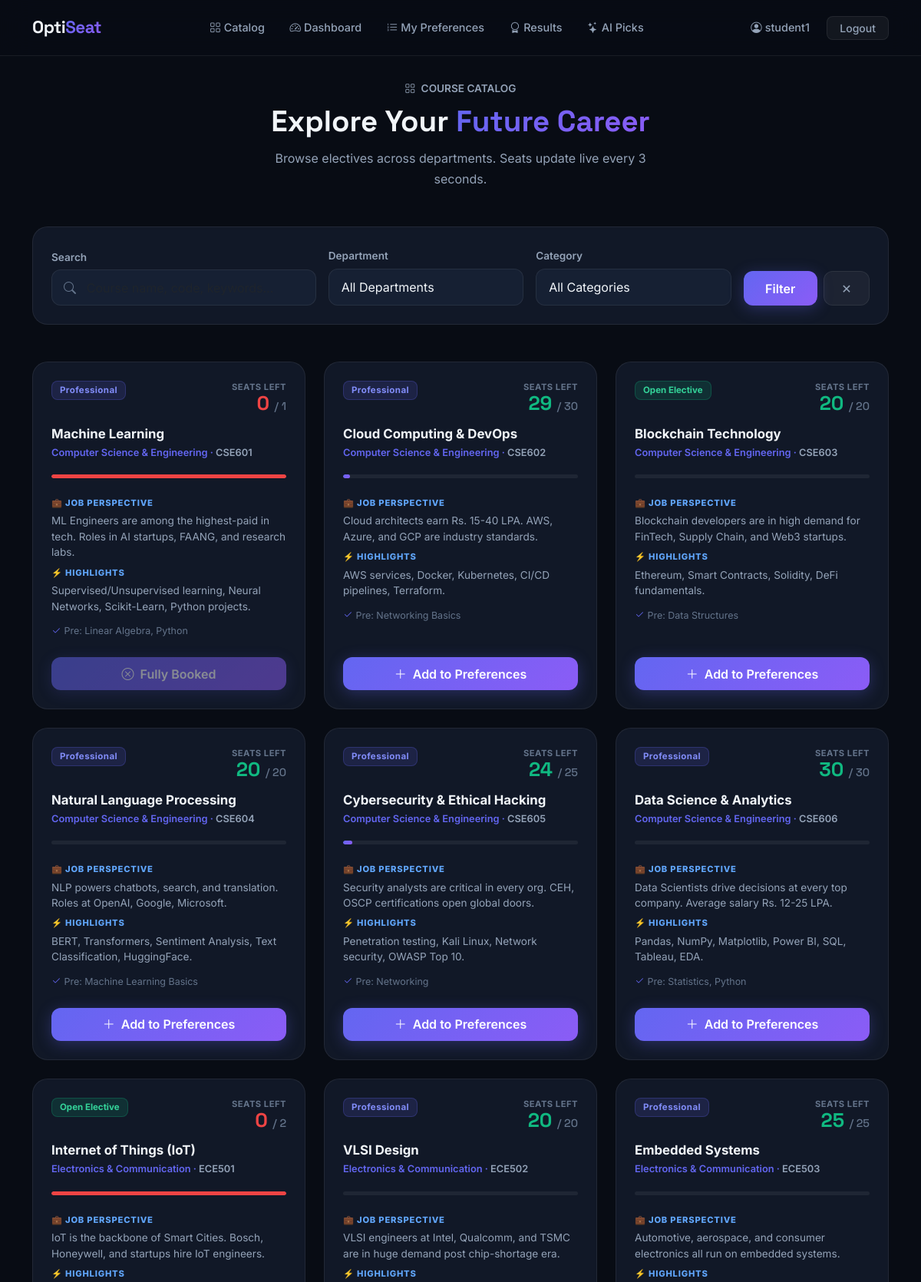
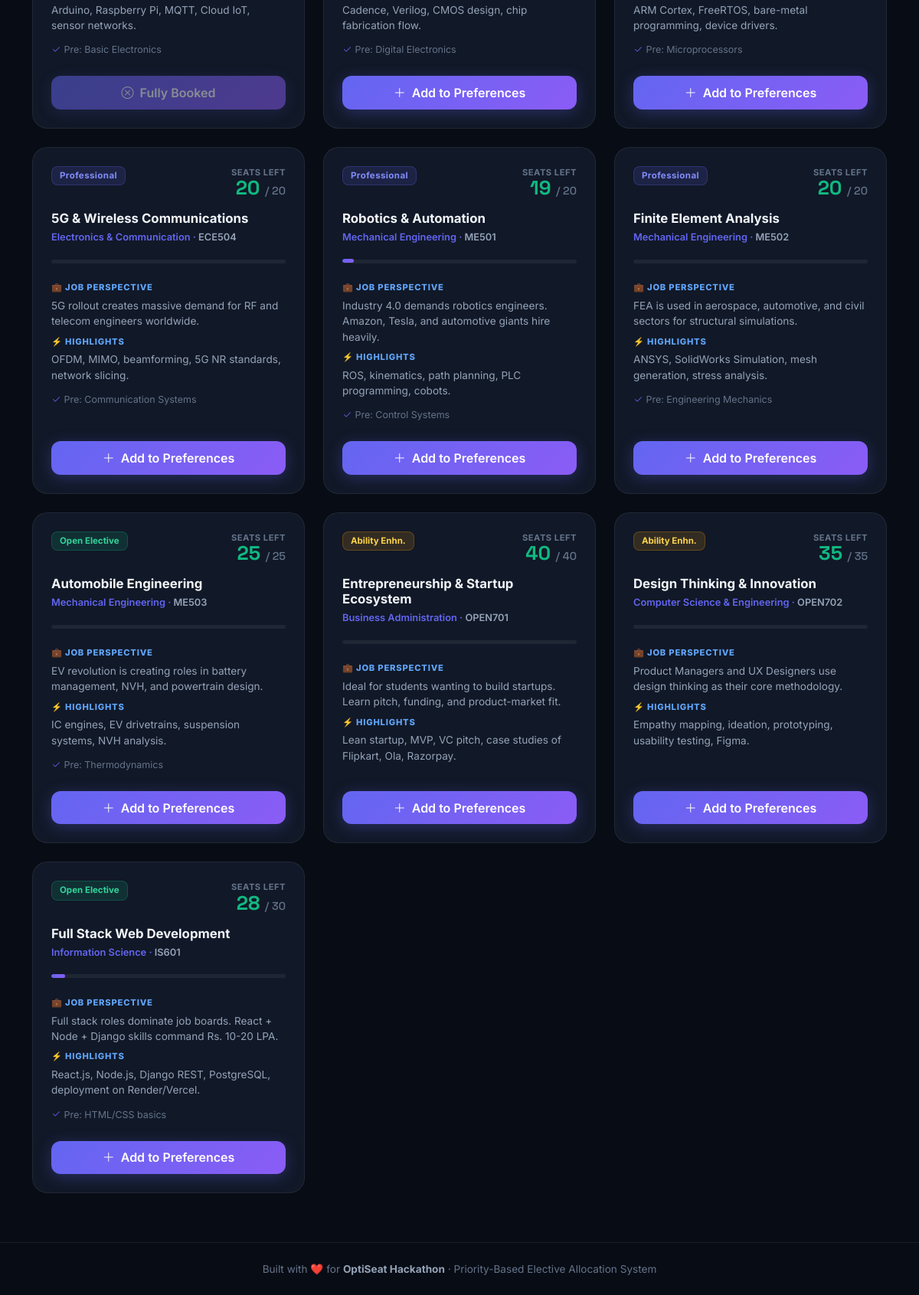
/catalog/ (signed in), run on the app's committed database (2 pictures, top to bottom).
### electives/models.py (models this page shows, shortened)
class Course(models.Model):
    name = models.CharField(max_length=200)
    code = models.CharField(max_length=20, unique=True)
    department = models.ForeignKey(Department, on_delete=models.CASCADE, related_name='courses')
    category = models.CharField(max_length=20, choices=CATEGORY_CHOICES)
    job_perspective = models.TextField()
    salient_features = models.TextField(blank=True)
    prerequisites = models.TextField(blank=True, default='None')
    is_open_elective = models.BooleanField(default=False)
    capacity = models.PositiveIntegerField(default=30)
    current_seats = models.PositiveIntegerField(default=0)
    @property
    def available_seats(self):
        return max(self.capacity - self.current_seats, 0)
    @property
    def fill_percentage(self):
        if self.capacity == 0:
            return 0
        return int((self.current_seats / self.capacity) * 100)

class Department(models.Model):
    name = models.CharField(max_length=100)
    code = models.CharField(max_length=10, unique=True)

### electives/views.py (the view)
# urls.py: path('catalog/',          views.catalog,             name='catalog'),
def catalog(request):
    courses   = Course.objects.select_related('department').all()
    cat_filter  = request.GET.get('category', '')
    dept_filter = request.GET.get('department', '')
    q_filter    = request.GET.get('q', '')
    if cat_filter:
        courses = courses.filter(category=cat_filter)
    if dept_filter:
        courses = courses.filter(department__code=dept_filter)
    if q_filter:
        courses = courses.filter(
            Q(name__icontains=q_filter) |
            Q(code__icontains=q_filter) |
            Q(job_perspective__icontains=q_filter)
        )
    student = get_student_or_none(request.user) if request.user.is_authenticated else None
    return render(request, 'electives/catalog.html', {
        'courses':      courses,
        'departments':  Department.objects.all(),
        'category_filter': cat_filter,
        'dept_filter':  dept_filter,
        'q_filter':     q_filter,
        'is_student':   student is not None,
    })

### electives/views.py (called while the page is built)
def get_student_or_none(user):
    try:
        return user.student
    except Exception:
        return None

### templates/electives/catalog.html (shortened to what this page needs)
{% extends 'base.html' %}
{% block content %}
<div class="container">
  <div class="text-center mb-5 fade-up">
    <div style="color:var(--muted2);font-size:.85rem;font-weight:600;margin-bottom:.6rem;"><i class="bi bi-grid me-1"></i> COURSE CATALOG</div>
    <h1 class="section-title" style="font-size:2.4rem;">Explore Your <span class="text-grad">Future Career</span></h1>
    <p style="color:var(--muted2);max-width:520px;margin:0 auto;margin-top:.7rem;line-height:1.7;">
      Browse electives across departments. Seats update live every 3 seconds.
    </p>
  </div>
  <div class="glass-card p-4 mb-5 fade-up delay-1">
    <form method="get" id="filterForm">
      <div class="row g-3 align-items-end">
        <div class="col-lg-4">
          <label class="form-label">Search</label>
          <div class="position-relative">
            <i class="bi bi-search position-absolute" style="left:1rem;top:50%;transform:translateY(-50%);color:var(--muted);"></i>
            <input type="text" name="q" value="{{ q_filter }}" class="form-control search-box" placeholder="Course name, code, keywords…">
          </div>
        </div>
        <div class="col-lg-3">
          <label class="form-label">Department</label>
          <select name="department" class="form-select">
            <option value="">All Departments</option>
          </select>
        </div>
        <div class="col-lg-3">
          <label class="form-label">Category</label>
          <select name="category" class="form-select">
            <option value="">All Categories</option>
          </select>
        </div>
        <div class="col-lg-2">
          <div class="d-flex gap-2">
            <button type="submit" class="btn btn-accent flex-grow-1">Filter</button>
            <a href="{% url 'catalog' %}" class="btn btn-ghost">✕</a>
          </div>
        </div>
      </div>
    </form>
  </div>
  <div class="row g-4" id="courseGrid">
    {% for course in courses %}
    <div class="col-md-6 col-xl-4 fade-up" style="animation-delay:{{ forloop.counter0 }}00ms;">
      <div class="glass-card p-4 h-100 d-flex flex-column">
        <div class="d-flex justify-content-between align-items-start mb-3">
          {% if course.category == 'PROFESSIONAL' %}
            <span class="badge-pro">Professional</span>
          {% elif course.category == 'OPEN' %}
            <span class="badge-open">Open Elective</span>
          {% else %}
            <span class="badge-ability">Ability Enhn.</span>
          {% endif %}
          <div class="text-end">
            <div style="color:var(--muted);font-size:.7rem;font-weight:700;text-transform:uppercase;letter-spacing:.5px;">Seats Left</div>
            <div style="font-family:'Space Grotesk',sans-serif;font-size:1.6rem;font-weight:800;line-height:1;">
              <span class="seat-counter {% if course.available_seats < 3 %}seat-low{% else %}seat-ok{% endif %}"
                    data-course-id="{{ course.id }}">{{ course.available_seats }}</span>
              <span style="font-size:.9rem;color:var(--muted);font-weight:500;">/ {{ course.capacity }}</span>
            </div>
          </div>
        </div>
        <h3 style="font-weight:700;font-size:1.05rem;margin-bottom:.3rem;">{{ course.name }}</h3>
        <div style="color:var(--accent);font-size:.8rem;font-weight:600;margin-bottom:1.2rem;">
          {{ course.department.name }} · <span style="color:var(--muted2);">{{ course.code }}</span>
        </div>
        <div class="progress mb-4" style="height:5px;">
          <div class="progress-bar-accent" style="width:{{ course.fill_percentage }}%;{% if course.available_seats == 0 %}background:var(--red)!important;{% endif %}"></div>
        </div>
        <div class="flex-grow-1">
          <div class="mb-2">
            <div style="color:#60A5FA;font-size:.7rem;font-weight:800;text-transform:uppercase;letter-spacing:.8px;margin-bottom:.3rem;">💼 Job Perspective</div>
            <p style="color:var(--muted2);font-size:.85rem;line-height:1.5;margin:0;">{{ course.job_perspective|truncatewords:18 }}</p>
          </div>
          {% if course.salient_features %}
          <div class="mt-2 mb-2">
            <div style="color:#60A5FA;font-size:.7rem;font-weight:800;text-transform:uppercase;letter-spacing:.8px;margin-bottom:.3rem;">⚡ Highlights</div>
            <p style="color:var(--muted2);font-size:.85rem;line-height:1.5;margin:0;">{{ course.salient_features|truncatewords:12 }}</p>
          </div>
          {% endif %}
          {% if course.prerequisites and course.prerequisites != 'None' %}
          <div class="mt-2">
            <span style="color:var(--muted);font-size:.78rem;"><i class="bi bi-check2 text-accent me-1"></i>Pre: {{ course.prerequisites }}</span>
          </div>
          {% endif %}
        </div>
        <div class="mt-4">
          {% if user.is_authenticated and is_student %}
            <a href="{% url 'submit_preference' %}" class="btn btn-accent w-100 {% if course.available_seats == 0 %}opacity-50{% endif %}"
               {% if course.available_seats == 0 %}style="pointer-events:none;"{% endif %}>
              {% if course.available_seats > 0 %}
                <i class="bi bi-plus-lg me-1"></i> Add to Preferences
              {% else %}
                <i class="bi bi-x-circle me-1"></i> Fully Booked
              {% endif %}
            </a>
          {% elif user.is_staff %}
            <div class="text-center py-2" style="color:var(--muted);font-size:.82rem;"><i class="bi bi-eye me-1"></i>Admin View</div>
          {% else %}
            <a href="{% url 'login' %}" class="btn btn-outline-accent w-100">
              <i class="bi bi-box-arrow-in-right me-1"></i> Login to Opt-In
            </a>
          {% endif %}
        </div>
      </div>
    </div>
    {% empty %}
    <div class="col-12 text-center py-5" style="color:var(--muted);">
      <div style="font-size:3rem;margin-bottom:1rem;">🔍</div>
      <h5 style="font-weight:600;margin-bottom:.5rem;">No courses match your filters</h5>
      <a href="{% url 'catalog' %}" class="btn btn-ghost mt-2">Clear Filters</a>
    </div>
    {% endfor %}
  </div>
</div>
{% endblock %}

### templates/base.html (shortened to what this page needs)
<!DOCTYPE html>
<html lang="en" data-theme="dark">
<head>
    <link href="https://cdn.jsdelivr.net/npm/bootstrap@5.3.2/dist/css/bootstrap.min.css" rel="stylesheet">
    <link href="https://cdn.jsdelivr.net/npm/bootstrap-icons@1.11.3/font/bootstrap-icons.css" rel="stylesheet">
</head>
<body>
<nav class="navbar navbar-expand-lg">
  <div class="container">
    <a class="navbar-brand" href="{% url 'landing' %}">Opti<span>Seat</span></a>
    <div class="collapse navbar-collapse" id="nav">
      <ul class="navbar-nav mx-auto gap-1">
        <li class="nav-item"><a class="nav-link" href="{% url 'catalog' %}"><i class="bi bi-grid me-1"></i>Catalog</a></li>
        {% if user.is_authenticated %}
          {% if not user.is_staff %}
            <li class="nav-item"><a class="nav-link" href="{% url 'student_dashboard' %}"><i class="bi bi-speedometer2 me-1"></i>Dashboard</a></li>
            <li class="nav-item"><a class="nav-link" href="{% url 'submit_preference' %}"><i class="bi bi-list-ol me-1"></i>My Preferences</a></li>
            <li class="nav-item"><a class="nav-link" href="{% url 'my_results' %}"><i class="bi bi-award me-1"></i>Results</a></li>
            <li class="nav-item"><a class="nav-link" href="{% url 'recommendations' %}"><i class="bi bi-stars me-1"></i>AI Picks</a></li>
          {% else %}
            <li class="nav-item"><a class="nav-link" href="{% url 'admin_dashboard' %}"><i class="bi bi-bar-chart-line me-1"></i>Admin Panel</a></li>
            <li class="nav-item"><a class="nav-link" href="{% url 'export_csv' %}"><i class="bi bi-download me-1"></i>Export CSV</a></li>
          {% endif %}
        {% endif %}
      </ul>
      <ul class="navbar-nav align-items-center gap-2">
        {% if user.is_authenticated %}
          <li class="nav-item">
            <span class="nav-link text-muted-custom pe-0">
              <i class="bi bi-person-circle me-1"></i>{{ user.username }}
            </span>
          </li>
          <li class="nav-item">
            <a href="{% url 'logout' %}" class="btn-ghost btn btn-sm rounded-3 py-1 px-3">Logout</a>
          </li>
        {% else %}
          <li class="nav-item">
            <a href="{% url 'login' %}" class="btn btn-accent btn-sm">Login →</a>
          </li>
        {% endif %}
      </ul>
    </div>
  </div>
</nav>
<div class="page-wrapper">
  {% block content %}{% endblock %}
</div>
<footer style="border-top:1px solid var(--border); padding: 1.5rem 0; text-align:center; color:var(--muted); font-size:.85rem;">
  <div class="container">
    Built with ❤️ for <strong style="color:var(--muted2)">OptiSeat Hackathon</strong> · Priority-Based Elective Allocation System
  </div>
</footer>
</body>
</html>

### templates/electives/catalog.html (style rules this page uses)
.seat-low { color:var(--red)!important; animation:pulse 2s infinite; }
.seat-ok { color:var(--green)!important; }
.search-box { background:var(--card2)!important;border:1px solid var(--border)!important;color:var(--text)!important;border-radius:12px;padding:.65rem 1rem .65rem 2.8rem!important; }

### data on the page
Course: category "Professional", available_seats "0", capacity "1", name "Machine Learning", department.name "Computer Science & Engineering", code "CSE601", job_perspective "ML Engineers are among the highest-paid in tech. Roles in AI startups, FAANG, and research labs.", salient_features "Supervised/Unsupervised learning, Neural Networks, Scikit-Learn, Python projects.", prerequisites "Linear Algebra, Python", shows "Fully Booked"
Course: category "Professional", available_seats "29", capacity "30", name "Cloud Computing & DevOps", department.name "Computer Science & Engineering", code "CSE602", job_perspective "Cloud architects earn Rs. 15-40 LPA. AWS, Azure, and GCP are industry standards.", salient_features "AWS services, Docker, Kubernetes, CI/CD pipelines, Terraform.", prerequisites "Networking Basics", shows "Add to Preferences"
Course: category "Open Elective", available_seats "20", capacity "20", name "Blockchain Technology", department.name "Computer Science & Engineering", code "CSE603", job_perspective "Blockchain developers are in high demand for FinTech, Supply Chain, and Web3 startups.", salient_features "Ethereum, Smart Contracts, Solidity, DeFi fundamentals.", prerequisites "Data Structures", shows "Add to Preferences"
Course: category "Professional", available_seats "20", capacity "20", name "Natural Language Processing", department.name "Computer Science & Engineering", code "CSE604", job_perspective "NLP powers chatbots, search, and translation. Roles at OpenAI, Google, Microsoft.", salient_features "BERT, Transformers, Sentiment Analysis, Text Classification, HuggingFace.", prerequisites "Machine Learning Basics", shows "Add to Preferences"
Course: category "Professional", available_seats "24", capacity "25", name "Cybersecurity & Ethical Hacking", department.name "Computer Science & Engineering", code "CSE605", job_perspective "Security analysts are critical in every org. CEH, OSCP certifications open global doors.", salient_features "Penetration testing, Kali Linux, Network security, OWASP Top 10.", prerequisites "Networking", shows "Add to Preferences"
Course: category "Professional", available_seats "30", capacity "30", name "Data Science & Analytics", department.name "Computer Science & Engineering", code "CSE606", job_perspective "Data Scientists drive decisions at every top company. Average salary Rs. 12-25 LPA.", salient_features "Pandas, NumPy, Matplotlib, Power BI, SQL, Tableau, EDA.", prerequisites "Statistics, Python", shows "Add to Preferences"
Course: category "Open Elective", available_seats "0", capacity "2", name "Internet of Things (IoT)", department.name "Electronics & Communication", code "ECE501", job_perspective "IoT is the backbone of Smart Cities. Bosch, Honeywell, and startups hire IoT engineers.", salient_features "Arduino, Raspberry Pi, MQTT, Cloud IoT, sensor networks.", prerequisites "Basic Electronics", shows "Fully Booked"
Course: category "Professional", available_seats "20", capacity "20", name "VLSI Design", department.name "Electronics & Communication", code "ECE502", job_perspective "VLSI engineers at Intel, Qualcomm, and TSMC are in huge demand post chip-shortage era.", salient_features "Cadence, Verilog, CMOS design, chip fabrication flow.", prerequisites "Digital Electronics", shows "Add to Preferences"
Course: category "Professional", available_seats "25", capacity "25", name "Embedded Systems", department.name "Electronics & Communication", code "ECE503", job_perspective "Automotive, aerospace, and consumer electronics all run on embedded systems.", salient_features "ARM Cortex, FreeRTOS, bare-metal programming, device drivers.", prerequisites "Microprocessors", shows "Add to Preferences"
Course: category "Professional", available_seats "20", capacity "20", name "5G & Wireless Communications", department.name "Electronics & Communication", code "ECE504", job_perspective "5G rollout creates massive demand for RF and telecom engineers worldwide.", salient_features "OFDM, MIMO, beamforming, 5G NR standards, network slicing.", prerequisites "Communication Systems", shows "Add to Preferences"
Course: category "Professional", available_seats "19", capacity "20", name "Robotics & Automation", department.name "Mechanical Engineering", code "ME501", job_perspective "Industry 4.0 demands robotics engineers. Amazon, Tesla, and automotive giants hire heavily.", salient_features "ROS, kinematics, path planning, PLC programming, cobots.", prerequisites "Control Systems", shows "Add to Preferences"
Course: category "Professional", available_seats "20", capacity "20", name "Finite Element Analysis", department.name "Mechanical Engineering", code "ME502", job_perspective "FEA is used in aerospace, automotive, and civil sectors for structural simulations.", salient_features "ANSYS, SolidWorks Simulation, mesh generation, stress analysis.", prerequisites "Engineering Mechanics", shows "Add to Preferences"
Course: category "Open Elective", available_seats "25", capacity "25", name "Automobile Engineering", department.name "Mechanical Engineering", code "ME503", job_perspective "EV revolution is creating roles in battery management, NVH, and powertrain design.", salient_features "IC engines, EV drivetrains, suspension systems, NVH analysis.", prerequisites "Thermodynamics", shows "Add to Preferences"
Course: category "Ability Enhn.", available_seats "40", capacity "40", name "Entrepreneurship & Startup Ecosystem", department.name "Business Administration", code "OPEN701", job_perspective "Ideal for students wanting to build startups. Learn pitch, funding, and product-market fit.", salient_features "Lean startup, MVP, VC pitch, case studies of Flipkart, Ola, Razorpay.", shows "Add to Preferences"
Course: category "Ability Enhn.", available_seats "35", capacity "35", name "Design Thinking & Innovation", department.name "Computer Science & Engineering", code "OPEN702", job_perspective "Product Managers and UX Designers use design thinking as their core methodology.", salient_features "Empathy mapping, ideation, prototyping, usability testing, Figma.", shows "Add to Preferences"
Course: category "Open Elective", available_seats "28", capacity "30", name "Full Stack Web Development", department.name "Information Science", code "IS601", job_perspective "Full stack roles dominate job boards. React + Node + Django skills command Rs. 10-20 LPA.", salient_features "React.js, Node.js, Django REST, PostgreSQL, deployment on Render/Vercel.", prerequisites "HTML/CSS basics", shows "Add to Preferences"

### other printed values
{{ user.username }} "student1"
